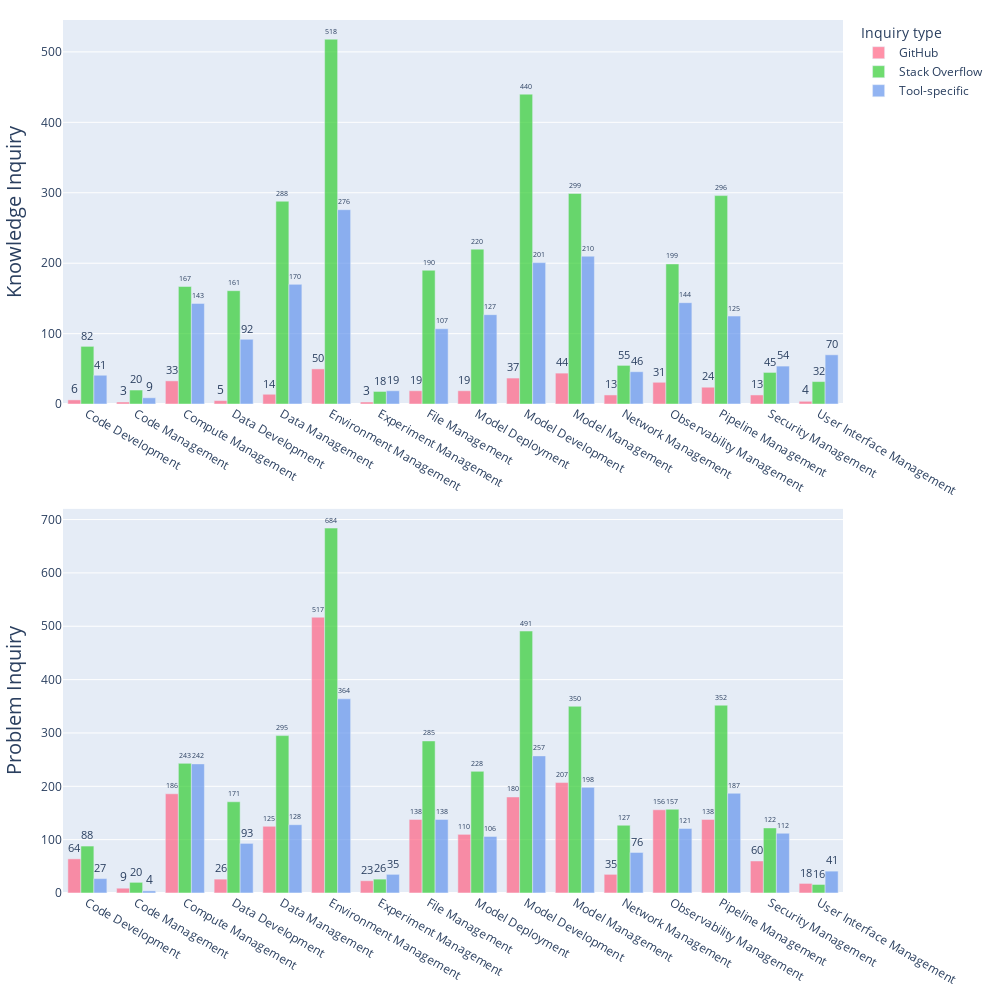

The notebook cell saved with this chart:
### Code cell
df = pd.read_json(os.path.join(path_rq3, 'forums.json'))
df = filter_open_posts(df)
df['Challenge_topic_macro'] = df['Challenge_topic_macro'].apply(lambda x: macro_topic_indexing[x])

n = len(df['Challenge_type'].unique())
fig = make_subplots(rows=n, cols=1, shared_xaxes=False, vertical_spacing=0.12)

for i, (type, type_group) in enumerate(df.groupby('Challenge_type')):
    show_legend = True if i == 0 else False
    for forum_name, forum_group in type_group.groupby('Platform'):
        categories = []
        rates = []
        
        for name, topic_group in forum_group.groupby('Challenge_topic_macro'):
            categories.append(name)
            rates.append(len(topic_group))
            
        fig.add_trace(go.Bar(
            x=categories, 
            y=rates, 
            name=forum_name, 
            showlegend=show_legend,
            marker_color=color_map[forum_name],
            text=rates, 
            textposition='outside'), 
        row=i+1, 
        col=1)
        fig.update_yaxes(title_text=f'{type[0].upper() + type[1:]} Inquiry', title_font=dict(size=20), row=i+1, col=1)

fig.update_layout(
    width=1000, 
    height=1000,
    margin=go.layout.Margin(
        l=20,  # left margin
        r=20,  # right margin
        b=20,  # bottom margin
        t=20,  # top margin
    ),
    legend_title='Inquiry type',
    boxmode='group' 
)
fig.show()
fig.write_image(os.path.join(path_rq3, 'Macro-topics frequency histogram.pdf'), engine="kaleido")

### Figure 1 — Plotly figure (JSON) as saved in the notebook; plotly's stock layout.template omitted (floating-point values rounded to 4 significant figures)
{"data": [{"marker": {"color": "rgba(255, 99, 132, 0.7)"}, "name": "GitHub", "showlegend": true, "text": ["6", "3", "33", "5", "14", "50", "3", "19", "19", "37", "44", "13", "31", "24", "13", "4"], "textposition": "outside", "type": "bar", "x": ["Code Development", "Code Management", "Compute Management", "Data Development", "Data Management", "Environment Management", "Experiment Management", "File Management", "Model Deployment", "Model Development", "Model Management", "Network Management", "Observability Management", "Pipeline Management", "Security Management", "User Interface Management"], "xaxis": "x", "y": [6, 3, 33, 5, 14, 50, 3, 19, 19, 37, 44, 13, 31, 24, 13, 4], "yaxis": "y"}, {"marker": {"color": "rgba(50, 205, 50, 0.7)"}, "name": "Stack Overflow", "showlegend": true, "text": ["82", "20", "167", "161", "288", "518", "18", "190", "220", "440", "299", "55", "199", "296", "45", "32"], "textposition": "outside", "type": "bar", "x": ["Code Development", "Code Management", "Compute Management", "Data Development", "Data Management", "Environment Management", "Experiment Management", "File Management", "Model Deployment", "Model Development", "Model Management", "Network Management", "Observability Management", "Pipeline Management", "Security Management", "User Interface Management"], "xaxis": "x", "y": [82, 20, 167, 161, 288, 518, 18, 190, 220, 440, 299, 55, 199, 296, 45, 32], "yaxis": "y"}, {"marker": {"color": "rgba(100, 149, 237, 0.7)"}, "name": "Tool-specific", "showlegend": true, "text": ["41", "9", "143", "92", "170", "276", "19", "107", "127", "201", "210", "46", "144", "125", "54", "70"], "textposition": "outside", "type": "bar", "x": ["Code Development", "Code Management", "Compute Management", "Data Development", "Data Management", "Environment Management", "Experiment Management", "File Management", "Model Deployment", "Model Development", "Model Management", "Network Management", "Observability Management", "Pipeline Management", "Security Management", "User Interface Management"], "xaxis": "x", "y": [41, 9, 143, 92, 170, 276, 19, 107, 127, 201, 210, 46, 144, 125, 54, 70], "yaxis": "y"}, {"marker": {"color": "rgba(255, 99, 132, 0.7)"}, "name": "GitHub", "showlegend": false, "text": ["64", "9", "186", "26", "125", "517", "23", "138", "110", "180", "207", "35", "156", "138", "60", "18"], "textposition": "outside", "type": "bar", "x": ["Code Development", "Code Management", "Compute Management", "Data Development", "Data Management", "Environment Management", "Experiment Management", "File Management", "Model Deployment", "Model Development", "Model Management", "Network Management", "Observability Management", "Pipeline Management", "Security Management", "User Interface Management"], "xaxis": "x2", "y": [64, 9, 186, 26, 125, 517, 23, 138, 110, 180, 207, 35, 156, 138, 60, 18], "yaxis": "y2"}, {"marker": {"color": "rgba(50, 205, 50, 0.7)"}, "name": "Stack Overflow", "showlegend": false, "text": ["88", "20", "243", "171", "295", "684", "26", "285", "228", "491", "350", "127", "157", "352", "122", "16"], "textposition": "outside", "type": "bar", "x": ["Code Development", "Code Management", "Compute Management", "Data Development", "Data Management", "Environment Management", "Experiment Management", "File Management", "Model Deployment", "Model Development", "Model Management", "Network Management", "Observability Management", "Pipeline Management", "Security Management", "User Interface Management"], "xaxis": "x2", "y": [88, 20, 243, 171, 295, 684, 26, 285, 228, 491, 350, 127, 157, 352, 122, 16], "yaxis": "y2"}, {"marker": {"color": "rgba(100, 149, 237, 0.7)"}, "name": "Tool-specific", "showlegend": false, "text": ["27", "4", "242", "93", "128", "364", "35", "138", "106", "257", "198", "76", "121", "187", "112", "41"], "textposition": "outside", "type": "bar", "x": ["Code Development", "Code Management", "Compute Management", "Data Development", "Data Management", "Environment Management", "Experiment Management", "File Management", "Model Deployment", "Model Development", "Model Management", "Network Management", "Observability Management", "Pipeline Management", "Security Management", "User Interface Management"], "xaxis": "x2", "y": [27, 4, 242, 93, 128, 364, 35, 138, 106, 257, 198, 76, 121, 187, 112, 41], "yaxis": "y2"}], "layout": {"boxmode": "group", "height": 1000, "legend": {"title": {"text": "Inquiry type"}}, "margin": {"b": 20, "l": 20, "r": 20, "t": 20}, "width": 1000, "xaxis": {"anchor": "y", "domain": [0, 1]}, "xaxis2": {"anchor": "y2", "domain": [0, 1]}, "yaxis": {"anchor": "x", "domain": [0.56, 1], "title": {"font": {"size": 20}, "text": "Knowledge Inquiry"}}, "yaxis2": {"anchor": "x2", "domain": [0, 0.44], "title": {"font": {"size": 20}, "text": "Problem Inquiry"}}}}
